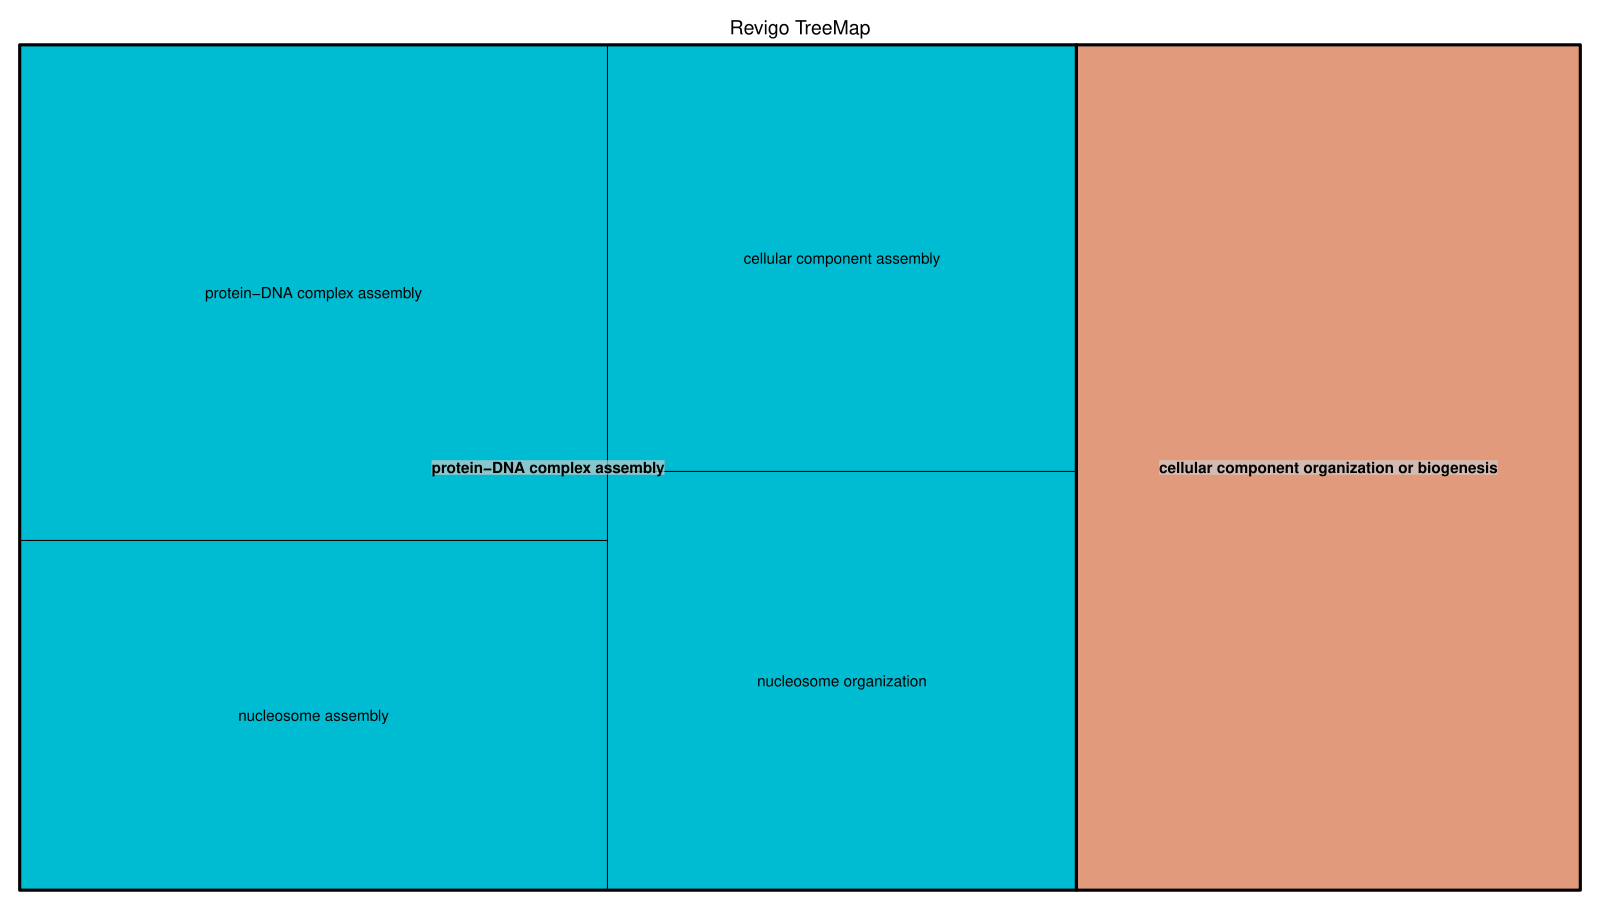

The script that saved this image:
# A treemap R script produced by the Revigo server at http://revigo.irb.hr/
# If you found Revigo useful in your work, please cite the following reference:
# Supek F et al. "REVIGO summarizes and visualizes long lists of Gene Ontology
# terms" PLoS ONE 2011. doi:10.1371/journal.pone.0021800

# author: Anton Kratz <anton.kratz@gmail.com>, RIKEN Omics Science Center, Functional Genomics Technology Team, Japan
# created: Fri, Nov 02, 2012  7:25:52 PM
# last change: Fri, Nov 09, 2012  3:20:01 PM

# -----------------------------------------------------------------------------
# If you don't have the treemap package installed, uncomment the following line:
# install.packages( "treemap" );
library(treemap) 								# treemap package by Martijn Tennekes

# Set the working directory if necessary
# setwd("C:/Users/username/workingdir");

# --------------------------------------------------------------------------
# Here is your data from Revigo. Scroll down for plot configuration options.

revigo.names <- c("term_ID","description","frequency","value","uniqueness","dispensability","representative");
revigo.data <- rbind(c("GO:0065004","protein-DNA complex assembly",0.1970396193359134,0.744727494896694,0.2269046990334041,0,"protein-DNA complex assembly"),
c("GO:0006334","nucleosome assembly",0.09057190085107651,0.525425372266428,0.24287931316535288,0.66833899,"protein-DNA complex assembly"),
c("GO:0022607","cellular component assembly",2.5732697740112993,0.5114253133617374,0.2869747263610461,0.58477778,"protein-DNA complex assembly"),
c("GO:0034728","nucleosome organization",0.09438037776897892,0.5019445829774274,0.263186721348953,0.67893359,"protein-DNA complex assembly"),
c("GO:0071840","cellular component organization or biogenesis",9.440442605554349,1.0888477200593645,0.9747924765660462,0.01138017,"cellular component organization or biogenesis"));

stuff <- data.frame(revigo.data);
names(stuff) <- revigo.names;

stuff$value <- as.numeric( as.character(stuff$value) );
stuff$frequency <- as.numeric( as.character(stuff$frequency) );
stuff$uniqueness <- as.numeric( as.character(stuff$uniqueness) );
stuff$dispensability <- as.numeric( as.character(stuff$dispensability) );

# by default, outputs to a PDF file
pdf( file="S_T1_VS_T3_Treeplot.pdf", width=16, height=9 ) # width and height are in inches

# check the tmPlot command documentation for all possible parameters - there are a lot more
treemap(
  stuff,
  index = c("representative","description"),
  vSize = "value",
  type = "categorical",
  vColor = "representative",
  title = "Revigo TreeMap",
  inflate.labels = FALSE,      # set this to TRUE for space-filling group labels - good for posters
  lowerbound.cex.labels = 0,   # try to draw as many labels as possible (still, some small squares may not get a label)
  bg.labels = "#CCCCCCAA",   # define background color of group labels
								 # "#CCCCCC00" is fully transparent, "#CCCCCCAA" is semi-transparent grey, NA is opaque
  position.legend = "none"
)

dev.off()
